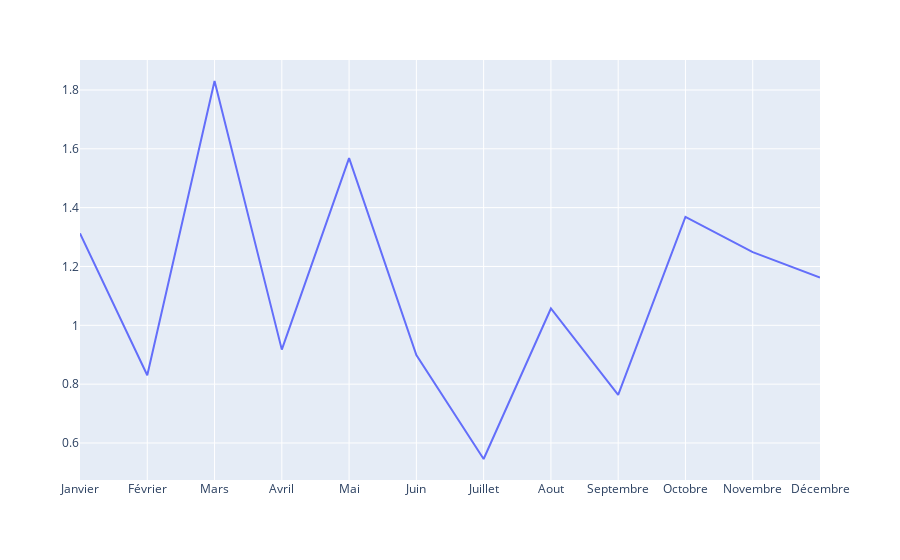

The cell this chart's notebook holds for it:
### Code cell
months = temperatureFranceMonth.month.unique()
df_changement_temp_month = pd.DataFrame(columns=['month', 'diff'])
i=0

for month in months: 
    dfByMonth = temperatureFranceMonth.query("month==\""+month+"\"").astype({'year':'int32'})
    try:
        mean_val_1850_1900 = dfByMonth.query("year >= 1850 and year <= 1900")["AverageTemperature"].mean()
        mean_val_1990_2013 = dfByMonth.query("year >= 1990 and year <= 2013")["AverageTemperature"].mean()

        diff = mean_val_1990_2013-mean_val_1850_1900
    except:
        diff=0
        
    df_changement_temp_month.loc[i] = [month,diff]
    
    i+=1
df_changement_temp_month = df_changement_temp_month.set_index('month').reindex(["Janvier","Février","Mars","Avril","Mai","Juin","Juillet","Aout","Septembre","Octobre","Novembre","Décembre"]).reset_index()

fig = px.line(
        df_changement_temp_month,x='month', y='diff'
        )
    
fig.update_layout(title='<b></b>',xaxis_title='', yaxis_title='')
fig.show()

### Figure 1 — Plotly figure (JSON) as saved in the notebook; plotly's stock layout.template omitted (floating-point values rounded to 4 significant figures)
{"data": [{"hoverlabel": {"namelength": 0}, "hovertemplate": "month=%{x}<br>diff=%{y}", "legendgroup": "", "line": {"color": "#636efa", "dash": "solid"}, "mode": "lines", "name": "", "showlegend": false, "type": "scatter", "x": ["Janvier", "Février", "Mars", "Avril", "Mai", "Juin", "Juillet", "Aout", "Septembre", "Octobre", "Novembre", "Décembre"], "xaxis": "x", "y": [1.313, 0.8302, 1.83, 0.9174, 1.568, 0.899, 0.5456, 1.057, 0.7632, 1.369, 1.249, 1.162], "yaxis": "y"}], "layout": {"legend": {"tracegroupgap": 0}, "margin": {"t": 60}, "title": {"text": "<b></b>"}, "xaxis": {"anchor": "y", "domain": [0, 1], "title": {"text": ""}}, "yaxis": {"anchor": "x", "domain": [0, 1], "title": {"text": ""}}}}
